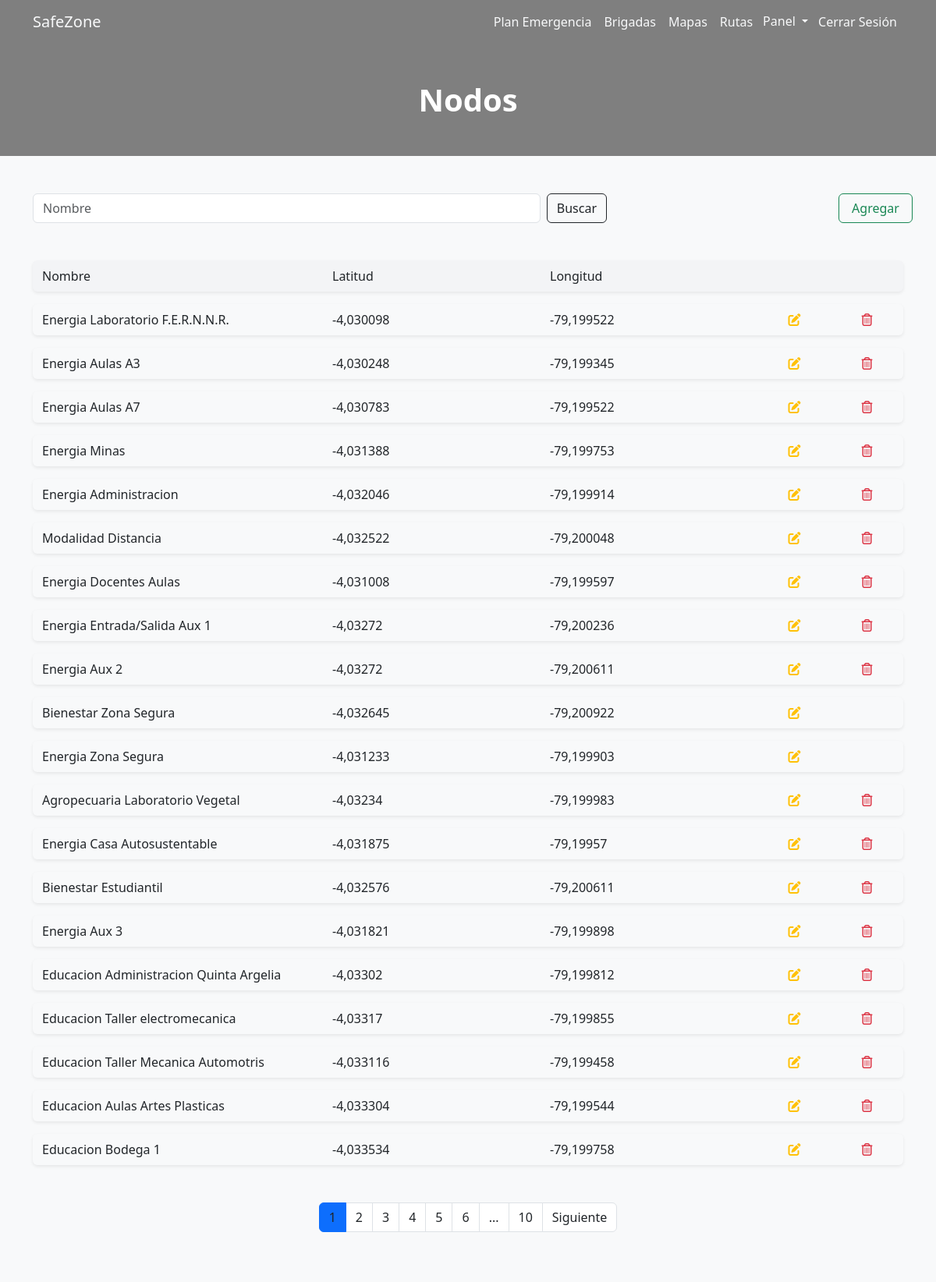
The page /node/ (signed in) on the database its author committed.
### resqroute/models.py (models this page shows, shortened)
class Node(models.Model):
    name = models.CharField(max_length=50, unique=True, null=False)
    latitude = models.FloatField(null=False)
    longitude = models.FloatField(null=False)
    is_safe = models.CharField(max_length=1, null=False)

### resqroute/views.py (the view)
# urls.py: path('node/', views.node, name = 'node'),
@login_required
def node(request):
    print("a")
    query = request.GET.get('search_name', '')
    page = request.GET.get('page', 1)
    node = Node.objects.all()
    try:
        paginator = Paginator(node, 20)
        node = paginator.page(page)
    except:
        raise Http404
    if query:
        node = Node.objects.filter(name__icontains=query)
    contex = {
        'items': node,
        'paginator': paginator,
    }
    return render(request, 'admin/node/node.html', contex)

### resqroute/templates/admin/node/node.html (shortened to what this page needs)
{% extends user.is_authenticated|yesno:'authenticated.html,model.html' %}
{%block content %}
<main class="container-fluid text-center p-0">
  <h1 class="fw-bold text-white m-5">Nodos</h1>
  <div class="container-fluid bg-light">
    <div class="container pt-5 pb-5">
      <div class="row d-flex justify-content-between">
        <form class="col-9 col-sm-9 col-lg-8 d-flex" role="search" method="GET">
          <input
            class="form-control me-2"
            type="search"
            placeholder="Nombre"
            aria-label="Search"
            name="search_name"
          />
          <button class="btn btn-outline-dark" type="submit">Buscar</button>
        </form>
        <a
          class="col-3 col-sm-2 col-lg-1 btn btn-outline-success"
          href="{% url 'add_node' %}"
        >
          Agregar
        </a>
      </div>
      <div class="container mt-5 mb-5">
        <div
          class="row pt-2 pb-2 mt-3 mb-3 shadow-sm rounded"
          style="background-color: #f3f4f6"
        >
          <div class="col-4 text-start">Nombre</div>
          <div class="col-3 text-start d-none d-md-block">Latitud</div>
          <div class="col-3 text-start d-none d-md-block">Longitud</div>
        </div>
        {% for item in items %}
        <div class="row pt-2 pb-2 mt-3 mb-3 shadow-sm rounded">
          <div class="col-9 col-sm-4 text-start">{{ item.name }}</div>
          <div class="col-3 col-sm-3 d-none d-md-block text-start">
            {{ item.latitude }}
          </div>
          <div class="col-3 col-sm-3 d-none d-md-block text-start">
            {{ item.longitude }}
          </div>
          <div class="col-1 col-sm-1">
            <a class="text-warning" href="{% url 'update_node' item.id %}"
              ><i class="fa-solid fa-pen-to-square"></i
            ></a>
          </div>
          {% if item.is_safe != 's' %}
          <div class="col-2 col-sm-1">
            <a
              class="text-danger"
              href="#"
              onclick="confirm_delete({{ item.id }})"
              ><i class="fa-regular fa-trash-can"></i
            ></a>
          </div>
          {% endif %}
        </div>
        {% endfor %}
      </div>
      <div>{% include '../../util/paginator.html' %}</div>
    </div>
  </div>
</main>
{% endblock %}

### resqroute/static/css/main.css (style rules this page uses)
html { -webkit-box-sizing: border-box; -moz-box-sizing: border-box; box-sizing: border-box; }
*, *:before, *:after { -webkit-box-sizing: inherit; -moz-box-sizing: inherit; box-sizing: inherit; }
body { background: url("https://www.unl.edu.ec/sites/default/files/galeria/2021/02/HEADER1.jpg") rgba(0, 0, 0, 0.5); background-blend-mode: multiply; background-position: center; background-size: cover; background-repeat: no-repeat; }

### rows shown on the page
Node: name "Energia Laboratorio F.E.R.N.N.R.", latitude "-4,030098", longitude "-79,199522"
Node: name "Energia Aulas A3", latitude "-4,030248", longitude "-79,199345"
Node: name "Energia Aulas A7", latitude "-4,030783", longitude "-79,199522"
Node: name "Energia Minas", latitude "-4,031388", longitude "-79,199753"
Node: name "Energia Administracion", latitude "-4,032046", longitude "-79,199914"
Node: name "Modalidad Distancia", latitude "-4,032522", longitude "-79,200048"
Node: name "Energia Docentes Aulas", latitude "-4,031008", longitude "-79,199597"
Node: name "Energia Entrada/Salida Aux 1", latitude "-4,03272", longitude "-79,200236"
Node: name "Energia Aux 2", latitude "-4,03272", longitude "-79,200611"
Node: name "Bienestar Zona Segura", latitude "-4,032645", longitude "-79,200922"
Node: name "Energia Zona Segura", latitude "-4,031233", longitude "-79,199903"
Node: name "Agropecuaria Laboratorio Vegetal", latitude "-4,03234", longitude "-79,199983"
Node: name "Energia Casa Autosustentable", latitude "-4,031875", longitude "-79,19957"
Node: name "Bienestar Estudiantil", latitude "-4,032576", longitude "-79,200611"
Node: name "Energia Aux 3", latitude "-4,031821", longitude "-79,199898"
Node: name "Educacion Administracion Quinta Argelia", latitude "-4,03302", longitude "-79,199812"
Node: name "Educacion Taller electromecanica", latitude "-4,03317", longitude "-79,199855"
Node: name "Educacion Taller Mecanica Automotris", latitude "-4,033116", longitude "-79,199458"
Node: name "Educacion Aulas Artes Plasticas", latitude "-4,033304", longitude "-79,199544"
Node: name "Educacion Bodega 1", latitude "-4,033534", longitude "-79,199758"

### other values the page prints
{{ page }} "1" "2" "3" "4" "5" "6"
{{ paginator.num_pages }} "10"
